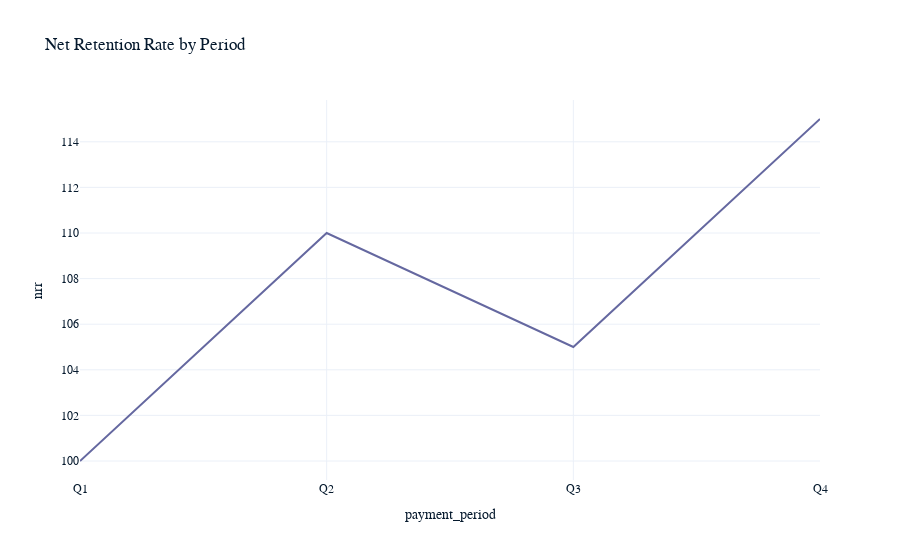

Notebook cell for this chart:
### Markdown cell above
Plotting the net retention rate
        We can plot the net retention rate using a line chart from plotly which provides an interactive visualization of each  period.

### Code cell
import plotly.express as px
import pandas as pd

# Sample data for demonstration purpose
nrr_data = pd.DataFrame({
    "payment_period": ["Q1", "Q2", "Q3", "Q4"],
    "nrr": [100, 110, 105, 115]
})

fig = px.line(
    nrr_data,
    x="payment_period",
    y="nrr",
    title="Net Retention Rate by Period"
)
fig.show()

### Figure 1 — Plotly figure (JSON) as saved in the notebook; plotly's stock layout.template omitted (floating-point values rounded to 4 significant figures)
{"data": [{"hovertemplate": "payment_period=%{x}<br>nrr=%{y}<extra></extra>", "legendgroup": "", "line": {"color": "#6568a0", "dash": "solid"}, "marker": {"symbol": "circle"}, "mode": "lines", "name": "", "orientation": "v", "showlegend": false, "x": ["Q1", "Q2", "Q3", "Q4"], "xaxis": "x", "y": [100, 110, 105, 115], "yaxis": "y", "type": "scatter"}], "layout": {"xaxis": {"anchor": "y", "domain": [0, 1], "title": {"text": "payment_period"}}, "yaxis": {"anchor": "x", "domain": [0, 1], "title": {"text": "nrr"}}, "legend": {"tracegroupgap": 0}, "title": {"text": "Net Retention Rate by Period"}}}
